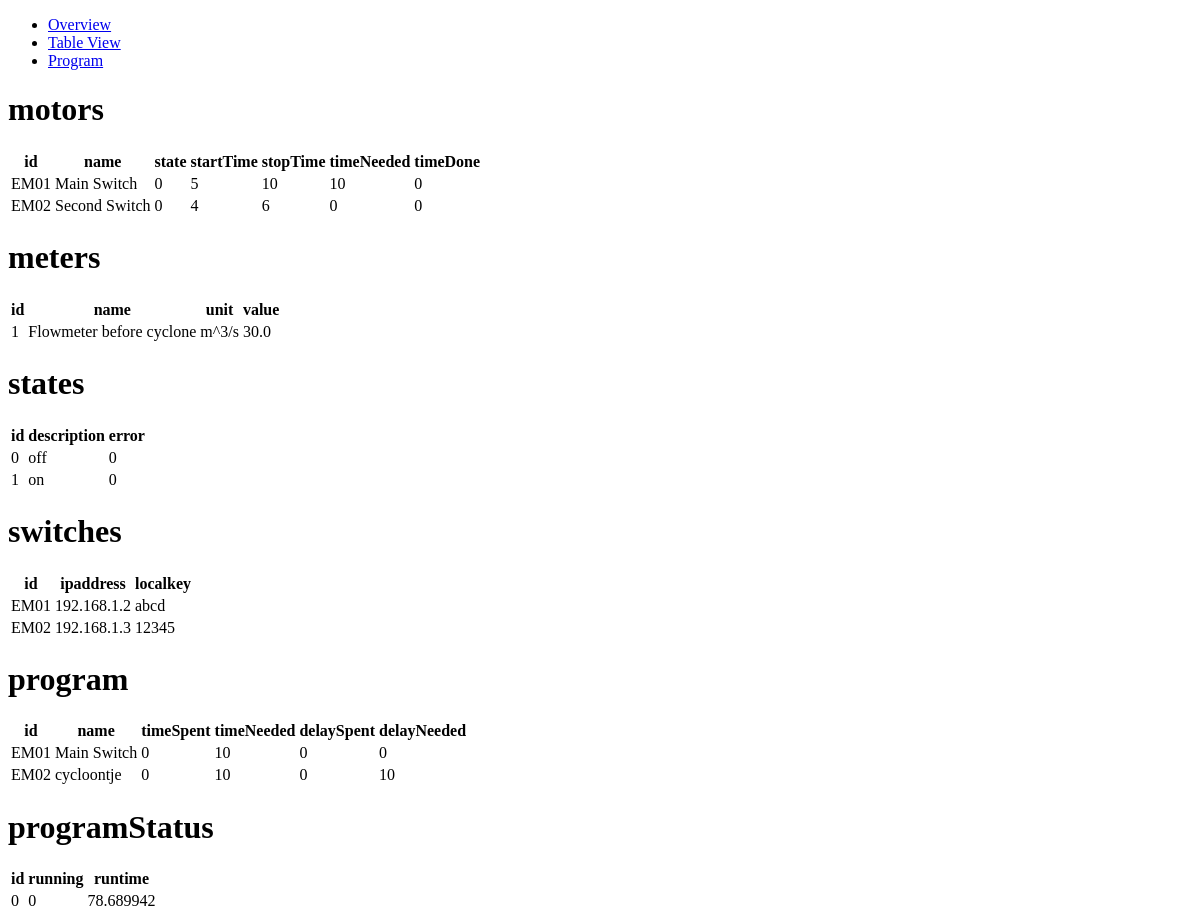
The app's page /tableview, older data.
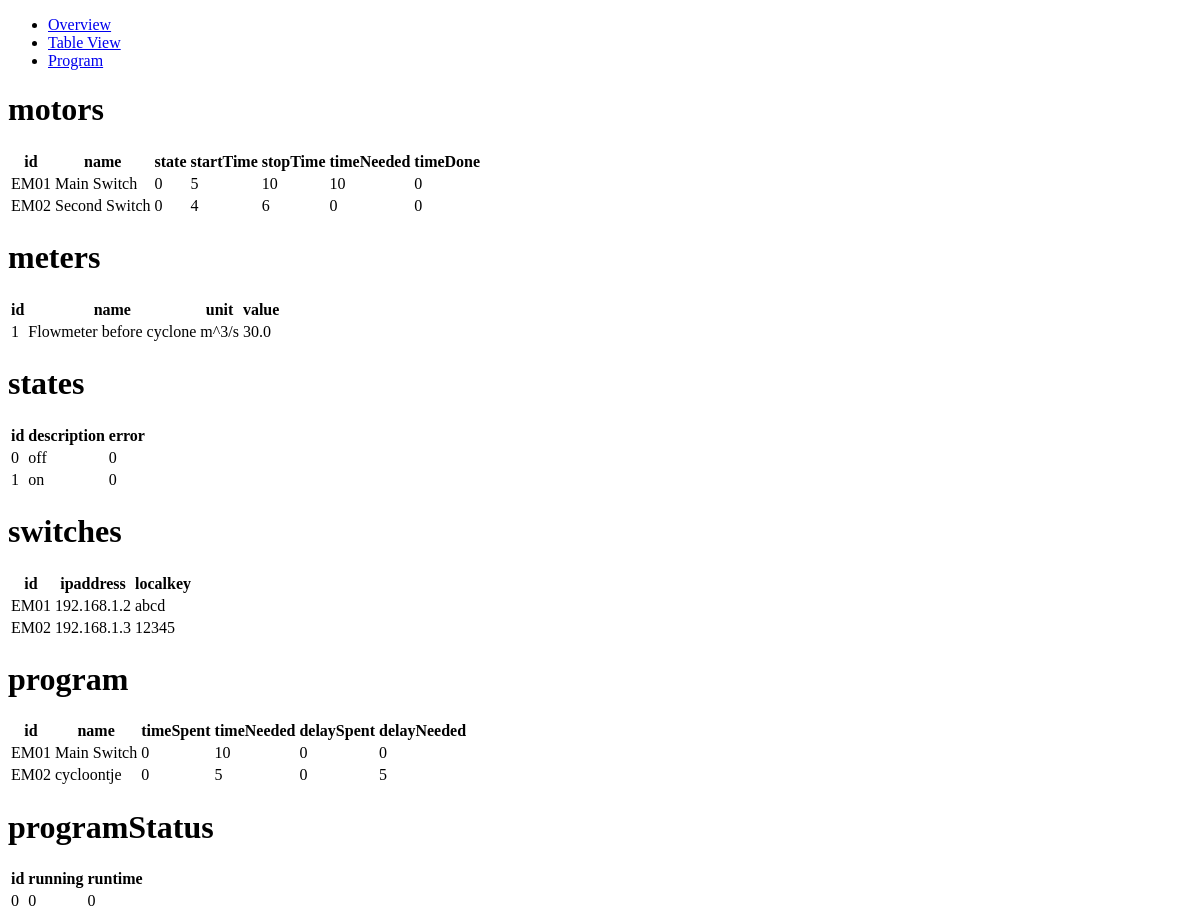
The same page, newer data.
### tables this page shows
CREATE TABLE motors (id text primary key, name text, state int, startTime datetime, stopTime datetime, timeNeeded int, timeDone int);

CREATE TABLE meters (id text primary key, name text, unit text, value double);

CREATE TABLE states (id int primary key, description text, error int);

CREATE TABLE switches (id text primary key, ipaddress text, localkey text);

CREATE TABLE program (id text primary key, name text, timeSpent int, timeNeeded int, delaySpent int, delayNeeded int);

CREATE TABLE programStatus (id int primary key, running int, runtime);

### server/server.py (the view)
@app.route("/tableview")
def tableview():
    tables = []
    for tableName in tableNames:
        tables.append(sF.getTable(tableName))
    return render_template('tableview.html',tables=tables,tableNames=tableNames)

### server/serverFunctions/getTable.py (called while the page is built)
def getTable(table):
    db = sqlite3.connect('../data/machine.db',timeout=5)
    cs = db.execute('SELECT * FROM ' + table)
    ns = [description[0] for description in cs.description]
    result = []
    for ci in cs:
        result.append(dict(zip(ns,ci)))
    db.close()
    return result

### server/templates/tableview.html
{% extends "layout.html" %}
{% block main %}
	{% for table in tables %}
		<div>
			<h1>{{ tableNames[loop.index-1] }}</h1>
                	<table>
                        	<thead>
                                	<tr>
					{% for key, value in table[0].items() %}
                                        	        <th>{{key}}</th>
                                 	       {% endfor %}
                                	</tr>
                       		</thead>
                        	<tbody>
                                	{% for item in table %}
                                        	<tr>
                                                	{% for key, value in item.items() %}
                                                	        <td>{{value}}</th>
                                        	        {% endfor %}
                                	        </tr>
                        	        {% endfor %}
                	        </tbody>
        	        </table>
	        </div>
	{% endfor %}
{% endblock %}

### server/templates/layout.html (shortened to what this page needs)
<!DOCTYPE html>
<html lang="en">
	<head>
	</head>
	<nav>
		<div>
			<ul>
				<li>
					<a href="/">
						<span>Overview</span>
					</a>
				</li>
				<li>
					<a href="/tableview">
						<span>Table View</span>
					</a>
				</li>
				<li>
					<a href="/program">
						<span>Program</span>
					</a>
				</li>
			</ul>
		</div>
	</nav>
	<main>
		{% block main %}{% endblock %}
	</main>

Row changes from the older to the newer data that the page shows:
no longer on this page (row edited): programStatus: key "runtime", item "0" "0", runtime "78.689942"
Text that changed along with them:
list line gone: "10 10"
new list line: "5 5"
new list line: "runtime 0 0 0"
